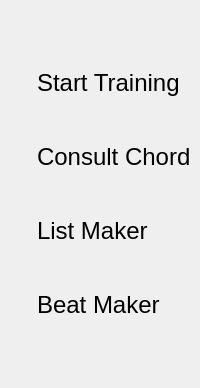
      <widget class="QWidget" name="mainMenu">
       <layout class="QHBoxLayout" name="horizontalLayout">
        <property name="spacing">
         <number>0</number>
        </property>
        <property name="leftMargin">
         <number>0</number>
        </property>
        <property name="topMargin">
         <number>0</number>
        </property>
        <property name="rightMargin">
         <number>0</number>
        </property>
        <property name="bottomMargin">
         <number>0</number>
        </property>
        <item>
         <widget class="QWidget" name="widget_2" native="true">
          <widget class="QLabel" name="label">
           <property name="geometry">
            <rect>
             <x>0</x>
             <y>220</y>
             <width>150</width>
             <height>250</height>
            </rect>
           </property>
           <property name="minimumSize">
            <size>
             <width>150</width>
             <height>250</height>
            </size>
           </property>
           <property name="maximumSize">
            <size>
             <width>150</width>
             <height>250</height>
            </size>
           </property>
           <property name="text">
            <string/>
           </property>
           <property name="pixmap">
            <pixmap resource="Resources.qrc">:/assets/guitAR_counterclockwise.png</pixmap>
           </property>
          </widget>
          <widget class="QLabel" name="label_2">
           <property name="geometry">
            <rect>
             <x>310</x>
             <y>0</y>
             <width>71</width>
             <height>450</height>
            </rect>
           </property>
           <property name="text">
            <string/>
           </property>
           <property name="pixmap">
            <pixmap resource="Resources.qrc">:/assets/vertical_lines.png</pixmap>
           </property>
          </widget>
         </widget>
        </item>
        <item>
         <widget class="QWidget" name="widget" native="true">
          <property name="styleSheet">
           <string notr="true">QPushButton {
    border: none;
	font-size: 18pt;
	text-align: left;
	margin: 20px 0;
}

QPushButton:focus, QPushButton:hover {
	border: none;
	background-color: none;
}</string>
          </property>
          <layout class="QVBoxLayout" name="verticalLayout">
           <property name="leftMargin">
            <number>30</number>
           </property>
           <item>
            <spacer name="verticalSpacer_2">
             <property name="orientation">
              <enum>Qt::Vertical</enum>
             </property>
             <property name="sizeType">
              <enum>QSizePolicy::Minimum</enum>
             </property>
             <property name="sizeHint" stdset="0">
              <size>
               <width>20</width>
               <height>40</height>
              </size>
             </property>
            </spacer>
           </item>
           <item>
            <widget class="QPushButton" name="startTrainingButton">
             <property name="text">
              <string>Start Training</string>
             </property>
             <property name="icon">
              <iconset resource="Resources.qrc">
               <normaloff>:/assets/orange_square.png</normaloff>:/assets/orange_square.png</iconset>
             </property>
             <property name="flat">
              <bool>true</bool>
             </property>
            </widget>
           </item>
           <item>
            <widget class="QPushButton" name="consultChordButton">
             <property name="text">
              <string>Consult Chord</string>
             </property>
             <property name="icon">
              <iconset resource="Resources.qrc">
               <normaloff>:/assets/orange_square.png</normaloff>:/assets/orange_square.png</iconset>
             </property>
             <property name="flat">
              <bool>true</bool>
             </property>
            </widget>
           </item>
           <item>
            <widget class="QPushButton" name="listMakerButton">
             <property name="text">
              <string>List Maker</string>
             </property>
             <property name="icon">
              <iconset resource="Resources.qrc">
               <normaloff>:/assets/orange_square.png</normaloff>:/assets/orange_square.png</iconset>
             </property>
             <property name="flat">
              <bool>true</bool>
             </property>
            </widget>
           </item>
           <item>
            <widget class="QPushButton" name="beatMakerButton">
             <property name="text">
              <string>Beat Maker</string>
             </property>
             <property name="icon">
              <iconset resource="Resources.qrc">
               <normaloff>:/assets/orange_square.png</normaloff>:/assets/orange_square.png</iconset>
             </property>
             <property name="flat">
              <bool>true</bool>
             </property>
            </widget>
           </item>
           <item>
            <spacer name="verticalSpacer">
             <property name="orientation">
              <enum>Qt::Vertical</enum>
             </property>
             <property name="sizeHint" stdset="0">
              <size>
               <width>20</width>
               <height>40</height>
              </size>
             </property>
            </spacer>
           </item>
          </layout>
         </widget>
        </item>
       </layout>
      </widget>
